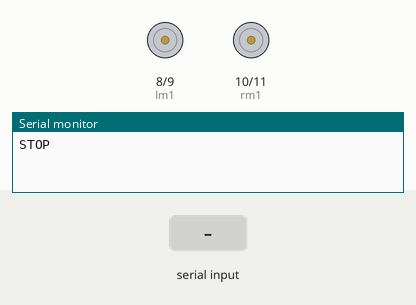
Bench run of a sketch on a simulated Arduino Uno, built with avr-gcc and run on an emulated ATmega328P. Parts: motor-driver pin pairs drawn as motors (green arrow = first pin HIGH = forward, orange = second pin HIGH = backward, longer = more drive), the last lines printed to the serial monitor. The inputs (shaded band) are chosen by the test bench.

Above: at 1.2 s.
1.3 s: "F" received over the second serial link
At 2.5 s:
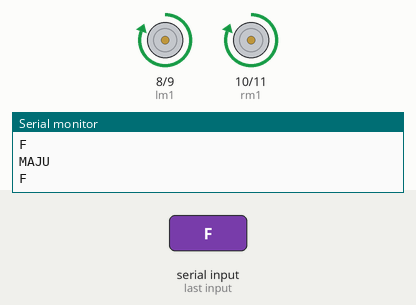
2.8 s: "B" received over the second serial link
At 3.8 s:
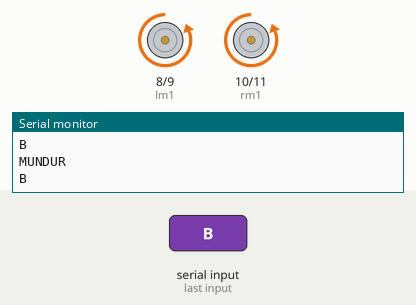
4.3 s: "L" received over the second serial link
At 5.0 s:
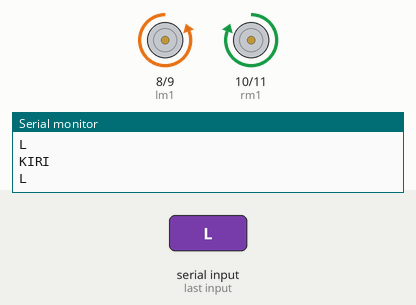
5.8 s: "R" received over the second serial link
At 6.1 s:
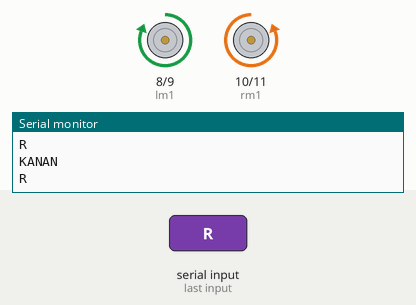
Timing chart, 0 to 8.3 s (numbered marks = the images above; inputs shaded):
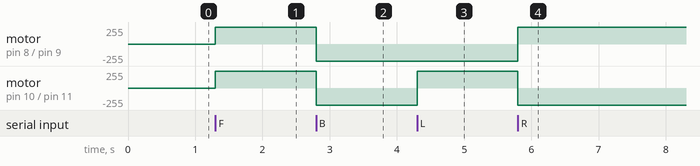

Measured:
- after the input at 1.3 s, motor on pin 8 (lm1) / pin 9 (lm2), motor on pin 10 (rm1) / pin 11 (rm2): stopped → forward 255/255 at once
- after the input at 2.8 s, motor on pin 8 (lm1) / pin 9 (lm2), motor on pin 10 (rm1) / pin 11 (rm2): forward 255/255 → backward 255/255 at once
- after the input at 4.3 s, motor on pin 10 (rm1) / pin 11 (rm2): backward 255/255 → forward 255/255 at once
- after the input at 5.8 s, motor on pin 8 (lm1) / pin 9 (lm2): backward 255/255 → forward 255/255 at once; motor on pin 10 (rm1) / pin 11 (rm2): forward 255/255 → backward 255/255 at once

The sketch:

Trolly3.ino
```cpp
#include <SoftwareSerial.h> // inclue library software serial
#define tx 3
#define rx 2
SoftwareSerial BlueLED(rx, tx); //RX, TX
char data;

int lm1=8; //left motor output 3
int lm2=9; //left motor output 4
int rm1=10;  //right motor output 1
int rm2=11;  //right motor output 2


void setup() {

  //pinMode(13, OUTPUT); // mengatur pin 13 sebagai pin output
  pinMode(lm1,OUTPUT);
  pinMode(lm2,OUTPUT);
  pinMode(rm1,OUTPUT);
  pinMode(rm2,OUTPUT);

  Serial.begin(9600); // mengatur boudrate komunikasi serial
  BlueLED.begin(9600); // mengatur boaudrate serial modul bluetooth
  pinMode(tx, OUTPUT);
  pinMode(rx, INPUT);

    sTOP();

}


void loop()
  {
    //ForWard();
    if (BlueLED.available()>0) // jika ada data serial dari modul bluetooth
      {
       data = BlueLED.read(); // simpan data itu di variable ‘data’
       Serial.println(data); // print variable data ke serial monitor

   if(data=='F')
   {
     ForWard();
     Serial.println('F');
   }
    if(data=='B')
     {
   BackWard();
   Serial.println('B');
    }

  if(data=='L')
  {
   Left();
   Serial.println('L');
    }
  if(data=='R')
  {
  Right();
  Serial.println('R');
   }
     if(data=='S')

  {
   sTOP();
   Serial.println('S');
    }
    }
}


 void ForWard()
  {
   digitalWrite(lm1,250);
   digitalWrite(lm2,LOW);
   digitalWrite(rm1,250);
   digitalWrite(rm2,LOW);
   Serial.println("MAJU");
  }
  void BackWard()
  {
   digitalWrite(lm1,LOW);
   digitalWrite(lm2,250);
   digitalWrite(rm1,LOW);
   digitalWrite(rm2,250);
   Serial.println("MUNDUR");
  }
  void Left()
  {
   digitalWrite(lm1,LOW);
   digitalWrite(lm2,250);
   digitalWrite(rm1,250);
   digitalWrite(rm2,LOW);
   Serial.println("KIRI");
  }
  void Right()
  {
   digitalWrite(lm1,250);
   digitalWrite(lm2,LOW);
   digitalWrite(rm1,LOW);
   digitalWrite(rm2,250);
   Serial.println("KANAN");
  }

    void sTOP()
  {
   digitalWrite(lm1,LOW);
   digitalWrite(lm2,LOW);
   digitalWrite(rm1,LOW);
   digitalWrite(rm2,LOW);
   Serial.println("STOP");
  }
```
